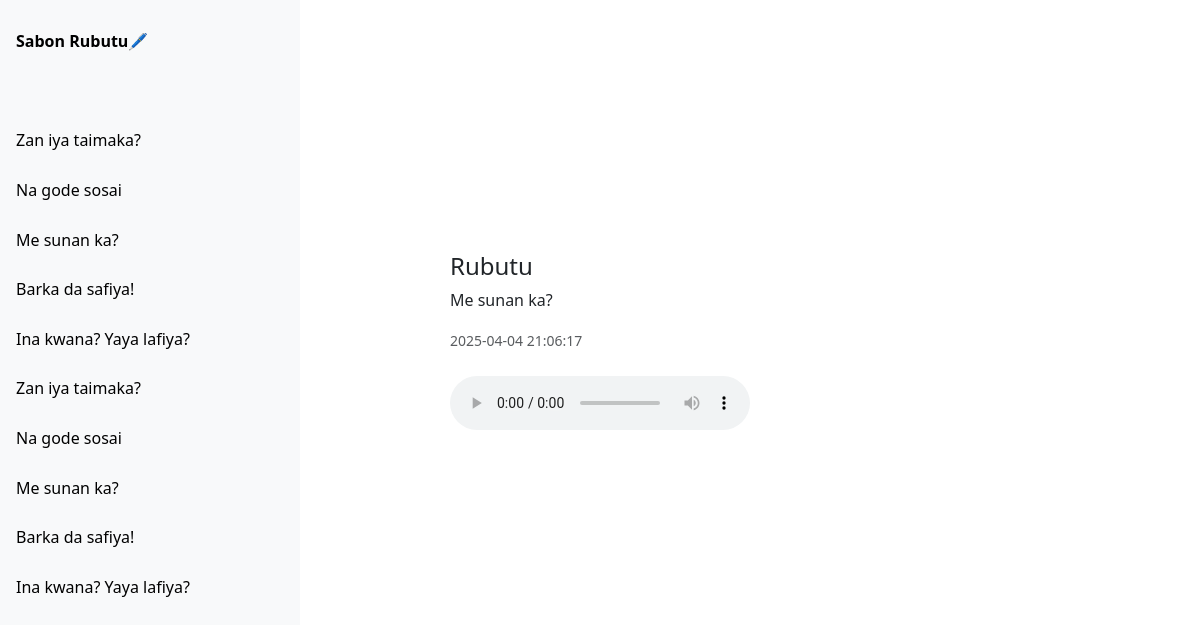
Page /history/8 on the committed database.
### tables this page shows
CREATE TABLE tts_history (
            id INTEGER PRIMARY KEY AUTOINCREMENT,
            text TEXT NOT NULL,
            audio_file TEXT NOT NULL,
            timestamp DATETIME DEFAULT CURRENT_TIMESTAMP
        );

### app.py (the view)
@app.route('/history/<int:item_id>')
def view_history(item_id):
    history = get_all_history()
    with sqlite3.connect(DB_PATH) as conn:
        row = conn.execute("SELECT text, audio_file, timestamp FROM tts_history WHERE id = ?", (item_id,)).fetchone()
    return render_template('history.html', item=row, history=history)

### app.py (called while the page is built)
def get_all_history():
    with sqlite3.connect(DB_PATH) as conn:
        return conn.execute("SELECT id, text FROM tts_history ORDER BY id DESC").fetchall()

### templates/history.html (shortened to what this page needs)
{% extends 'base.html' %}
{% block content %}
    <div class="d-flex justify-content-center align-items-center" style="min-height: 80vh;">
        <div class="w-100" style="max-width: 600px;">
            <h4 class="mb-2">Rubutu</h4>
            <p>{{ item[0] }}</p>
            <small class="text-muted">{{ item[2] }}</small>
            <br><br>
            <audio controls>
                <source src="{{ url_for('static', filename=item[1].split('static')[1]) }}" type="audio/mpeg">
            </audio>
        </div>
    </div>
{% endblock %}

### templates/base.html (shortened to what this page needs)
<!DOCTYPE html>
<html lang="ha">
<head>
    <link href="https://cdn.jsdelivr.net/npm/bootstrap@5.3.2/dist/css/bootstrap.min.css" rel="stylesheet">
    <link href="https://cdnjs.cloudflare.com/ajax/libs/font-awesome/5.15.4/css/all.min.css" rel="stylesheet">
</head>
<body>
<div class="row g-0">
    <div class="col-md-3 sidebar">
        <a class="new_text" href="{{ url_for('new_text') }}"><strong>Sabon Rubutu🖊</strong></a>
        {% for item in history %}
            <a href="{{ url_for('view_history', item_id=item[0]) }}">{{ item[1][:30] }}{% if item[1]|length > 30 %}...{% endif %}</a>
        {% endfor %}
    </div>
    <div class="col-md-9 p-4">
        {% block content %}{% endblock %}
    </div>
</div>
</body>
</html>

### templates/base.html (style rules this page uses)
body { overflow-x: hidden; }
.sidebar { height: 100vh; background-color: #f8f9fa; padding-top: 1rem; overflow-y: auto; }
.sidebar a { display: block; padding: 0.8rem 1rem; color: #000; text-decoration: none; }
.new_text { margin-bottom: 50px; }

### rows in the picture
tts_history: text "Zan iya taimaka?"
tts_history: text "Na gode sosai"
tts_history: text "Me sunan ka?", timestamp "2025-04-04 21:06:17"
tts_history: text "Barka da safiya!"
tts_history: text "Ina kwana? Yaya lafiya?"
tts_history: text "Zan iya taimaka?"
tts_history: text "Na gode sosai"
tts_history: text "Me sunan ka?"
tts_history: text "Barka da safiya!"
tts_history: text "Ina kwana? Yaya lafiya?"
